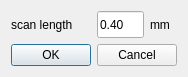
<?xml version="1.0" encoding="UTF-8"?>
<ui version="4.0">
 <class>Dialog</class>
 <widget class="QDialog" name="Dialog">
  <property name="geometry">
   <rect>
    <x>0</x>
    <y>0</y>
    <width>184</width>
    <height>76</height>
   </rect>
  </property>
  <property name="windowTitle">
   <string>Dialog</string>
  </property>
  <layout class="QGridLayout" name="gridLayout">
   <item row="0" column="0">
    <widget class="QLabel" name="label">
     <property name="minimumSize">
      <size>
       <width>80</width>
       <height>27</height>
      </size>
     </property>
     <property name="text">
      <string>scan length</string>
     </property>
    </widget>
   </item>
   <item row="0" column="1">
    <widget class="QLineEdit" name="scan_length_ledit">
     <property name="minimumSize">
      <size>
       <width>10</width>
       <height>27</height>
      </size>
     </property>
     <property name="text">
      <string>0.40</string>
     </property>
    </widget>
   </item>
   <item row="0" column="2">
    <widget class="QLabel" name="label_3">
     <property name="minimumSize">
      <size>
       <width>27</width>
       <height>27</height>
      </size>
     </property>
     <property name="text">
      <string>mm</string>
     </property>
    </widget>
   </item>
   <item row="1" column="0" colspan="3">
    <widget class="QDialogButtonBox" name="buttonBox">
     <property name="orientation">
      <enum>Qt::Horizontal</enum>
     </property>
     <property name="standardButtons">
      <set>QDialogButtonBox::Cancel|QDialogButtonBox::Ok</set>
     </property>
    </widget>
   </item>
  </layout>
 </widget>
 <resources/>
 <connections>
  <connection>
   <sender>buttonBox</sender>
   <signal>accepted()</signal>
   <receiver>Dialog</receiver>
   <slot>accept()</slot>
   <hints>
    <hint type="sourcelabel">
     <x>248</x>
     <y>254</y>
    </hint>
    <hint type="destinationlabel">
     <x>157</x>
     <y>274</y>
    </hint>
   </hints>
  </connection>
  <connection>
   <sender>buttonBox</sender>
   <signal>rejected()</signal>
   <receiver>Dialog</receiver>
   <slot>reject()</slot>
   <hints>
    <hint type="sourcelabel">
     <x>316</x>
     <y>260</y>
    </hint>
    <hint type="destinationlabel">
     <x>286</x>
     <y>274</y>
    </hint>
   </hints>
  </connection>
 </connections>
</ui>
